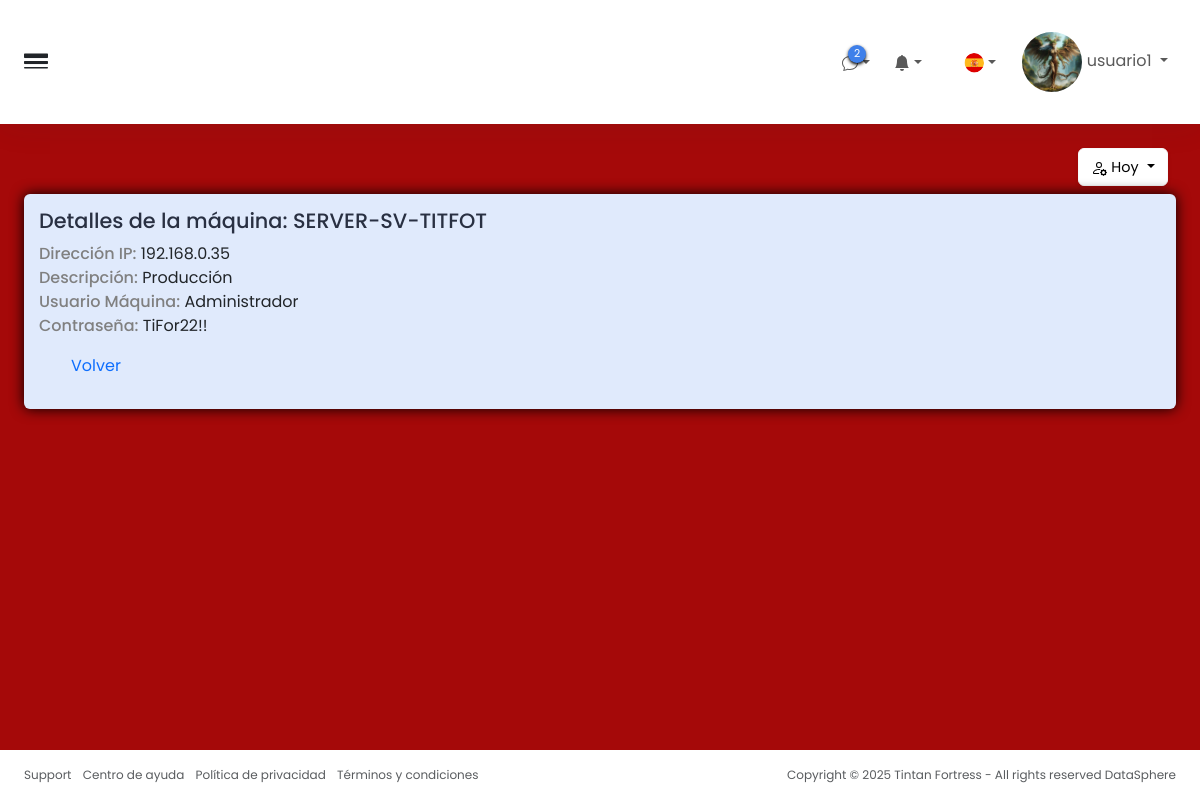
Screenshot of /detallesMaquina.php?id=1 (signed in) with the database file from the repository.
### tables this page shows
CREATE TABLE `usuarios` (
  `id` int(11) NOT NULL,
  `nombre_usuario` varchar(100) NOT NULL,
  `contraseña` text NOT NULL,
  `correo_electronico` varchar(255) DEFAULT NULL,
  `id_rol` int(11) NOT NULL,
  `creado_en` timestamp NOT NULL DEFAULT current_timestamp(),
  `imagen` varchar(255) DEFAULT NULL
);

CREATE TABLE `credenciales` (
  `id` int(11) NOT NULL,
  `id_maquina` int(11) NOT NULL,
  `usuario_maquina` varchar(100) NOT NULL,
  `contraseña` text NOT NULL,
  `creada_en` timestamp NOT NULL DEFAULT current_timestamp()
);

CREATE TABLE `maquinas` (
  `id` int(11) NOT NULL,
  `nombre` varchar(100) NOT NULL,
  `direccion_ip` varchar(45) NOT NULL,
  `descripcion` text DEFAULT NULL,
  `creada_en` timestamp NOT NULL DEFAULT current_timestamp()
);

### detallesMaquina.php (the view, shortened to what this page needs)
<?php
try {
    include 'conexion.php';
    $nombreUsuario = $_SESSION['nombre'];
    $id_maquina = intval($_GET['id']);
    $sql = "SELECT m.nombre, m.direccion_ip, m.descripcion, c.usuario_maquina, c.contraseña
                FROM maquinas m
                LEFT JOIN credenciales c ON c.id_maquina = m.id
                WHERE m.id = :id";
    $stmt = $conn->prepare($sql);
    $stmt->execute([':id' => $id_maquina]);
    $maquina = $stmt->fetch(PDO::FETCH_ASSOC);
    $usuario_id = $_SESSION['usuario_id'];
    $sqlImagen = "SELECT imagen FROM usuarios WHERE id = :id";
    $stmtImagen = $conn->prepare($sqlImagen);
    $stmtImagen->execute([':id' => $usuario_id]);
    $imagenUsuario = $stmtImagen->fetchColumn();
    ?>
    <!DOCTYPE html>
    <html lang="es">
    <head>
        <link rel="stylesheet" href="css/index.css">
        <link href="https://cdn.jsdelivr.net/npm/bootstrap@5.3.6/dist/css/bootstrap.min.css" rel="stylesheet"
>
        <link rel="stylesheet" href="https://cdn.jsdelivr.net/npm/bootstrap-icons@1.13.1/font/bootstrap-icons.min.css">
        <link rel="stylesheet" href="css/usuarios.css">
    </head>
    <body>
        <div class="wrapper w-100 d-flex align-items-start justify-content-between bg-black">
            <div class="main">
                <nav
                    class="navbar-main d-flex justify-content-between align-items-center p-4 navbar navbar-expand navbar-light">
                    <span class="sidebar-toggle d-flex align-items-center fs-4">
                        <i class="bi bi-border-width" id=toggle></i>
                    </span>
                    <div class="navbar-collapse collapse">
                        <div class="navbar-align navbar-nav ms-auto">
                            <div class="me-2 nav-item dropdown d-flex position-relative">
                                <a id="element" class="d-flex align-items-center nav-link nav-icon dropdown-toggle"
                                    aria-expanded="true">
                                    <div class="position-relative">
                                        <span class="indicator">2</span>
                                    </div>
                                </a>
                            </div>
                            <div class="me-2 nav-item dropdown d-flex position-relative">
                                <a id="element" class="d-flex align-items-center nav-link nav-icon dropdown-toggle"
                                    aria-expanded="true">
                                    <div class="position-relative">
                                        <svg xmlns="http://www.w3.org/2000/svg" width="16" height="16" fill="currentColor"
                                            class="bi bi-bell-fill" viewBox="0 0 16 16">
                                            <path
                                                d="M8 16a2 2 0 0 0 2-2H6a2 2 0 0 0 2 2m.995-14.901a1 1 0 1 0-1.99 0A5 5 0 0 0 3 6c0 1.098-.5 6-2 7h14c-1.5-1-2-5.902-2-7 0-2.42-1.72-4.44-4.005-4.901" />
                                        </svg>
                                    </div>
                                </a>
                            </div>
                            <a href="#" type="button" class="nav-icon modes nav-link d-flex align-items-center"></a>
                            <div class="me-2 nav-item dropdown d-flex position-relative">
                                <a id="element"
                                    class="nav-flag d-flex align-items-center nav-icon nav-link  dropdown-toggle"
                                    aria-expanded="true">
                                    <div class="position-relative">
                                        <img src="img/españa.webp" alt="" class="img-fluid">
                                    </div>
                                </a>
                            </div>
                            <div class="nav-item dropdown nav-item-user">
                                <span class="d-none d-sm-inline-block nav-icon" aria-expanded="true">
                                    <a href="#" class="nav-link dropdown-toggle" aria-expanded="false">
                                        <img src="img/usuarios/<?= $imagenUsuario ?>" class="imgUSU">
                                        <span><?= htmlspecialchars($nombreUsuario) ?></span>
                                    </a>
                                </span>
                            </div>
                        </div>
                    </div>
                </nav>
                <div class="content">
                    <div class="p-0 container-fluid">
                        <div class="mb-2 mb-xl-2 row">
                            <div class="d-none d-sm-block col-auto">
                            </div>
                            <div class="ms-auto text-end mt-n1 col-auto">
                                <div class="d-inline me-2 dropdown">
                                    <button type="button" class="nav-icon bg-white shadow-sm dropdown-toggle btn btn-light"
                                        aria-expanded="true">
                                        <span style="font-size: .9rem;">Hoy</span>
                                    </button>
                                </div>
                            </div>
                        </div>
                        <div class="row">
                            <div class="d-flex w-100">
                                <div class="illustration flex-fill card border-0" style="background-color: #e0eafc;">
                                    <div class="detalles">
                                    <div class="p-0 d-flex flex-fill card-body">
                                        <ul>
                                            <li><h3>Detalles de la máquina: <?= htmlspecialchars($maquina['nombre']) ?></h3></li>
                                            <li><strong>Dirección IP:</strong>
                                                <?= htmlspecialchars($maquina['direccion_ip']) ?></li>
                                            <li><strong>Descripción:</strong>
                                                <?= htmlspecialchars($maquina['descripcion']) ?></li>
                                            <li><strong>Usuario Máquina:</strong>
                                                <?= htmlspecialchars($maquina['usuario_maquina']) ?></li>
                                            <li><strong>Contraseña:</strong> <?= htmlspecialchars($maquina['contraseña']) ?>
                                            </li>
                                        </ul>
                                    </div>
                                    <div>
                                        <ol><li><p><a href="conexionesMaquina.php">Volver</a></p></li></ol>
                                    </div>
                                    </div>
                                </div>
                            </div>
                        </div>
                    </div>
                </div>
                <footer class="footer bg-white py-3">
                    <div class="container-fluid">
                        <div class="text-muted row">
                            <div class="text-start d-flex col-6">
                                <ul class="list-inline mb-0">
                                    <li class="list-inline-item"><a href="#" class="text-muted">Support</a></li>
                                    <li class="list-inline-item"><a href="#" class="text-muted">Centro de ayuda</a></li>
                                    <li class="list-inline-item"><a href="#" class="text-muted">Política de privacidad</a>
                                    </li>
                                    <li class="list-inline-item"><a href="#" class="text-muted">Términos y condiciones</a>
                                    </li>
                                </ul>
                            </div>
                            <div class="text-end col-6">
                                <p class="mb-0">Copyright © 2025 Tintan Fortress - All rights reserved <a href="#"
                                        class="text-muted">DataSphere</a></p>
                            </div>
                        </div>
                    </div>
                </footer>
            </div>
        </div>
    </body>
    </html>
    <?php
} catch (PDOException $e) {
    die("Error en la conexión a la base de datos: " . $e->getMessage());
}
?>

### css/index.css (style rules this page uses)
* { margin: 0; padding: 0; box-sizing: border-box; list-style: none; text-decoration: none; font-family: "Poppins",serif; }
.imgUSU { width:60px; height: 60px; border-radius: 40px; }
.detalles { padding:15px; }
:root { --color-primary: #202434; --color-primary-light: #293042; --color-accent-blue: #3f80ea; --color-white: white; --color-black: black; --color-gray-light: #ced4da; --color-gray-blue-trasnparent: #e2e8ee80 --transition-speed-fast: .4s ease-in-out; --transition-speed-slow: .6s ease-in-out; }
a { text-decoration: none !important; }
ul { padding-left: 0 !important; }
li { list-style: none !important; }
img { height: 20px; margin-left: 2px; }
h3 { color: white !important; }
.wrapper { width: 100%; align-items: stretch; display: flex; }
.main { display: flex; width: 100%; height: 100vh; overflow-y: scroll; min-width: 0; transition: margin-left .35s ease-in-out, left .35s ease-in-out, margin-right .35s ease-in-out, right .35s ease-in-out; flex-direction: column; }
.navbar-main { border-bottom: 0 !important; box-shadow: 0 0 2rem #2930421a !important; background-color: var(--color-white) !important; }
#toggle { cursor: pointer !important; }
.nav-item-user { cursor: pointer !important; }
.nav-item .indicator { background: #3f80ea; box-shadow: 0 .1rem .2rem black; border-radius: 50%; display: block; height: 18px; width: 18px; position: absolute; padding: 1px; top: -5px; right: -8px; text-align: center; font-size: .675rem; color: var(--color-white); transition: all .2s ease-in-out; }
.text-muted { color: rgba(108, 117, 125, .75); font-size: 12px; margin-bottom: 0; }
#element { cursor: pointer; }
.nav-flag img { height: 20px; width: 20px; border-radius: 50%; object-fit: cover; }
.content { padding: 2.5rem 2.5rem 1.5rem; flex: 1; direction: 1fr; background-color: rgb(165, 9, 9); }
.illustration { color: var(--color-accent-blue); }
.card { margin-bottom: 24px; box-shadow: 0 0 .875rem black; }
.card-body h3 { color: #293042 !important; font-weight: 500; font-size: 1.3rem; }
strong { font-weight: 500 !important; color: grey; font-style: .8rem; }
footer { padding: 1rem 0.75rem; background-color: var(--color-white); direction: ltr; }
@media (min-width: 1px) and (max-width:2570px) { .content { padding: 1.5rem !important; } }

### rows the page displays
usuarios: imagen (picture)
credenciales: id_maquina.nombre "SERVER-SV-TITFOT", id_maquina.direccion_ip "192.168.0.35", id_maquina.descripcion "Producción", usuario_maquina "Administrador", contraseña "TiFor22!!"

### other values shown
$nombreUsuario "usuario1"
